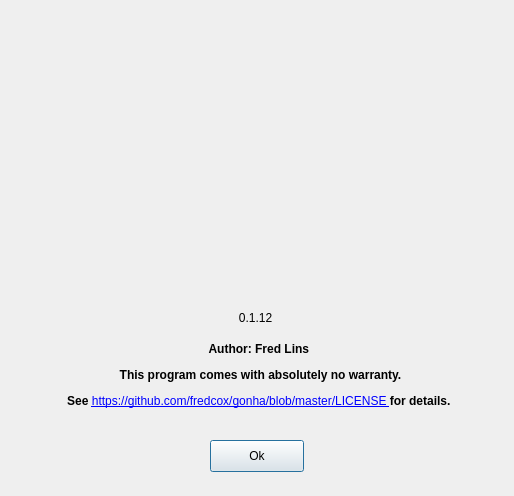
<?xml version="1.0" encoding="UTF-8"?>
<ui version="4.0">
 <class>aboutDialog</class>
 <widget class="QDialog" name="aboutDialog">
  <property name="geometry">
   <rect>
    <x>0</x>
    <y>0</y>
    <width>514</width>
    <height>496</height>
   </rect>
  </property>
  <property name="minimumSize">
   <size>
    <width>514</width>
    <height>496</height>
   </size>
  </property>
  <property name="maximumSize">
   <size>
    <width>514</width>
    <height>496</height>
   </size>
  </property>
  <property name="windowTitle">
   <string>Dialog</string>
  </property>
  <widget class="QLabel" name="logoLabel">
   <property name="geometry">
    <rect>
     <x>110</x>
     <y>0</y>
     <width>291</width>
     <height>311</height>
    </rect>
   </property>
   <property name="text">
    <string/>
   </property>
   <property name="pixmap">
    <pixmap>images/logo.png</pixmap>
   </property>
  </widget>
  <widget class="QPushButton" name="okPushButton">
   <property name="geometry">
    <rect>
     <x>210</x>
     <y>440</y>
     <width>94</width>
     <height>32</height>
    </rect>
   </property>
   <property name="text">
    <string>Ok</string>
   </property>
  </widget>
  <widget class="QLabel" name="versionLabel">
   <property name="geometry">
    <rect>
     <x>150</x>
     <y>310</y>
     <width>211</width>
     <height>16</height>
    </rect>
   </property>
   <property name="text">
    <string>0.1.12</string>
   </property>
   <property name="alignment">
    <set>Qt::AlignCenter</set>
   </property>
  </widget>
  <widget class="QLabel" name="authorLabel">
   <property name="geometry">
    <rect>
     <x>10</x>
     <y>330</y>
     <width>501</width>
     <height>91</height>
    </rect>
   </property>
   <property name="text">
    <string>&lt;html&gt;&lt;head/&gt;&lt;body&gt;&lt;p&gt;&lt;span style=&quot; font-weight:600;&quot;&gt;Author: Fred Lins &lt;/span&gt;&lt;/p&gt;&lt;p&gt;&lt;span style=&quot; font-weight:600;&quot;&gt;This program comes with absolutely no warranty.&lt;/span&gt;&lt;/p&gt;&lt;p&gt;&lt;span style=&quot; font-weight:600;&quot;&gt;See &lt;/span&gt;&lt;a href=&quot;https://github.com/fredcox/gonha/blob/master/LICENSE &quot;&gt;&lt;span style=&quot; text-decoration: underline; color:#0000ff;&quot;&gt;https://github.com/fredcox/gonha/blob/master/LICENSE &lt;/span&gt;&lt;/a&gt;&lt;span style=&quot; font-weight:600;&quot;&gt;for details. &lt;/span&gt;&lt;/p&gt;&lt;/body&gt;&lt;/html&gt;</string>
   </property>
   <property name="alignment">
    <set>Qt::AlignCenter</set>
   </property>
   <property name="openExternalLinks">
    <bool>true</bool>
   </property>
  </widget>
 </widget>
 <resources/>
 <connections/>
</ui>
